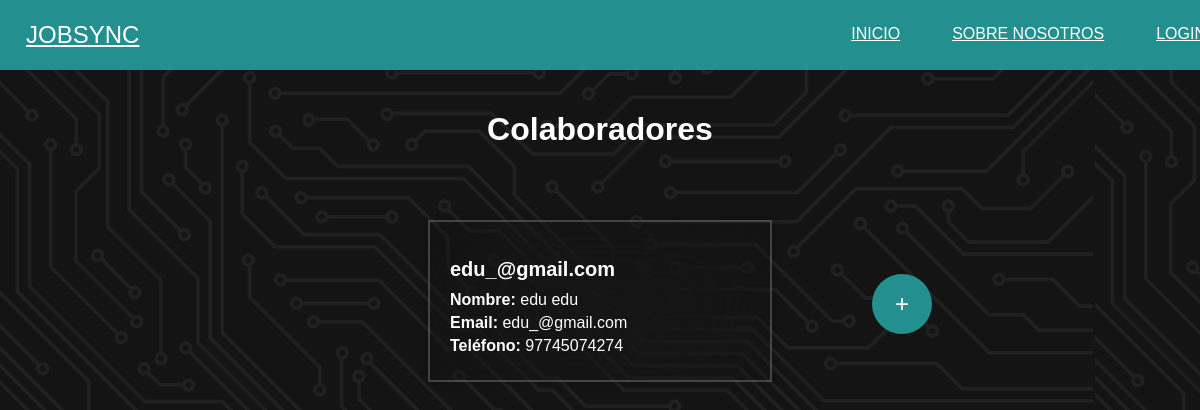
Page /colaboradores/ on the earlier database version.
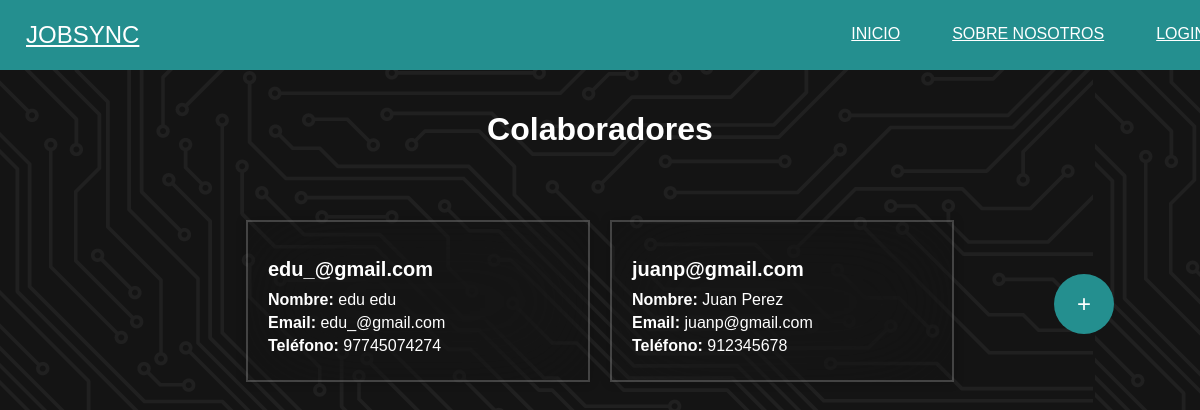
Same page on the later database version.
### JobSyncApp/models.py (models this page shows)
class CustomUser(AbstractUser):
    telefono = models.CharField(max_length=15)
    ROL_CHOICES = [
        (True, 'Colaborador'),
        (False, 'Admin'),
    ]
    rol = models.BooleanField(choices=ROL_CHOICES, default=True)

### JobSyncApp/views.py (the view)
# urls.py: path('colaboradores/', views.lista_colaboradores, name='colaboradores'),
def lista_colaboradores(request):
    colaboradores = CustomUser.objects.filter(rol=True)
    return render(request, 'admin/colaboradores.html', {'colaboradores': colaboradores})

### JobSyncApp/templates/admin/colaboradores.html (shortened to what this page needs)
{% load static %}
<link rel="stylesheet" href="{% static 'css' %}/listado_colaboradores.css">
<link rel="stylesheet" href="{% static 'css' %}/estilo.css">
{% block contenido %}
<navbar class="navbar-container">
    <div class="logo-container" >
        <a href=""><img src="" alt="" style="margin-top: 1px; margin-right: 10px;"></a>
        <a href="">JobSync</a>
    </div>
    <ul class="nav-items">
        <li class="nav-link"><a href="{% url 'index' %}">Inicio</a></li>
        <li class="nav-link"><a href="{% url 'sobre_nosotros' %}">Sobre Nosotros</a></li>
        {%if user.is_authenticated%}
        <li class="nav-link"><a href="{% url 'custom_logout' %}">Cerrar Sesion</a></li>
        {% else %}
        <li class="nav-link"><a href="{% url 'custom_login' %}">login</a></li>
        {%endif%}
    </ul>
</navbar>
<div class="header">
    <h1>Colaboradores</h1>
</div>
<div class="card-container">
    {% for colaborador in colaboradores %}
    <div class="card">
        <h2>{{ colaborador.username }}</h2>
        <p><strong>Nombre:</strong> {{ colaborador.first_name }} {{ colaborador.last_name }}</p>
        <p><strong>Email:</strong> {{ colaborador.email }}</p>
        <p><strong>Teléfono:</strong> {{ colaborador.telefono }}</p>
    </div>
    {% endfor %}
</div>
{% endblock %}

### JobSyncApp/static/css/listado_colaboradores.css (style rules this page uses)
.header { margin-top: 70px; text-align: center; padding: 20px 0; background: transparent; color: #fff; }
.card-container { display: flex; flex-wrap: wrap; justify-content: center; margin-top: 20px; }
.card { width: 300px; margin: 10px; padding: 20px; background: rgba(22, 22, 22, 0.1); border: 2px solid rgba(255, 255, 255, 0.2); box-shadow: 0 0 10px rgba(0, 0, 0, .2); color: #fff; backdrop-filter: blur(50px); }
.card h2 { font-size: 20px; margin-bottom: 10px; }
.card p { margin: 5px 0; }

### JobSyncApp/static/css/estilo.css (style rules this page uses)
.navbar-container { display: flex; justify-content: space-between; padding: 0 1rem; height: 70px; align-items: center; background: #248f8f; color: #fff; position: fixed; top: 0; width: 100%; z-index: 1000; }
.navbar-container .logo-container a { font-size: 1.5rem; text-transform: uppercase; cursor: pointer; color: #fff; font-weight: 500; font-family: 'Kanit', sans-serif; }
.logo-container { display: flex; align-items: center; }
.navbar-container .nav-items { display: flex; list-style-type: none; gap: 2rem; align-items: center; }
.navbar-container .nav-items .nav-link a { color: #fff; transition: 0.2s; -webkit-transition: 0.2s; -moz-transition: 0.2s; -ms-transition: 0.2s; -o-transition: 0.2s; padding: 10px; text-transform: uppercase; white-space: nowrap; }
.navbar-container .nav-items .nav-link:after { display: block; content: ""; border-top: 2px solid rgb(60, 179, 133); transform: scaleX(0); -webkit-transform: scaleX(0); -moz-transform: scaleX(0); -ms-transform: scaleX(0); -o-transform: scaleX(0); transition: transform 250ms ease-in-out; -webkit-transition: transform 250ms ease-in-out; -moz-transition: transform 250ms ease-in-out; -ms-transition: transform 250ms ease-in-out; -o-transition: transform 250ms ease-in-out; }

Differences in the rows shown:
added CustomUser: username "juanp@gmail.com", first_name "Juan", last_name "Perez", email "juanp@gmail.com", telefono "912345678"
